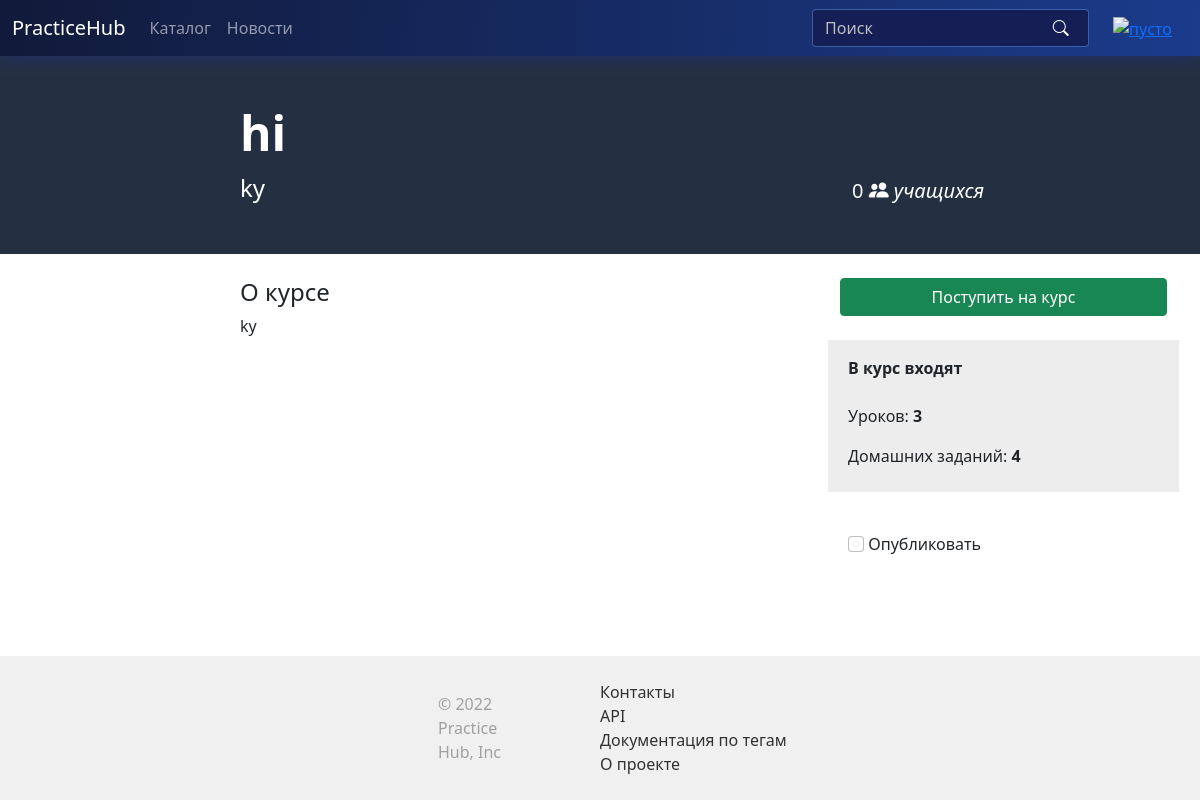
Page /courses/2 (signed in) on the earlier database version.
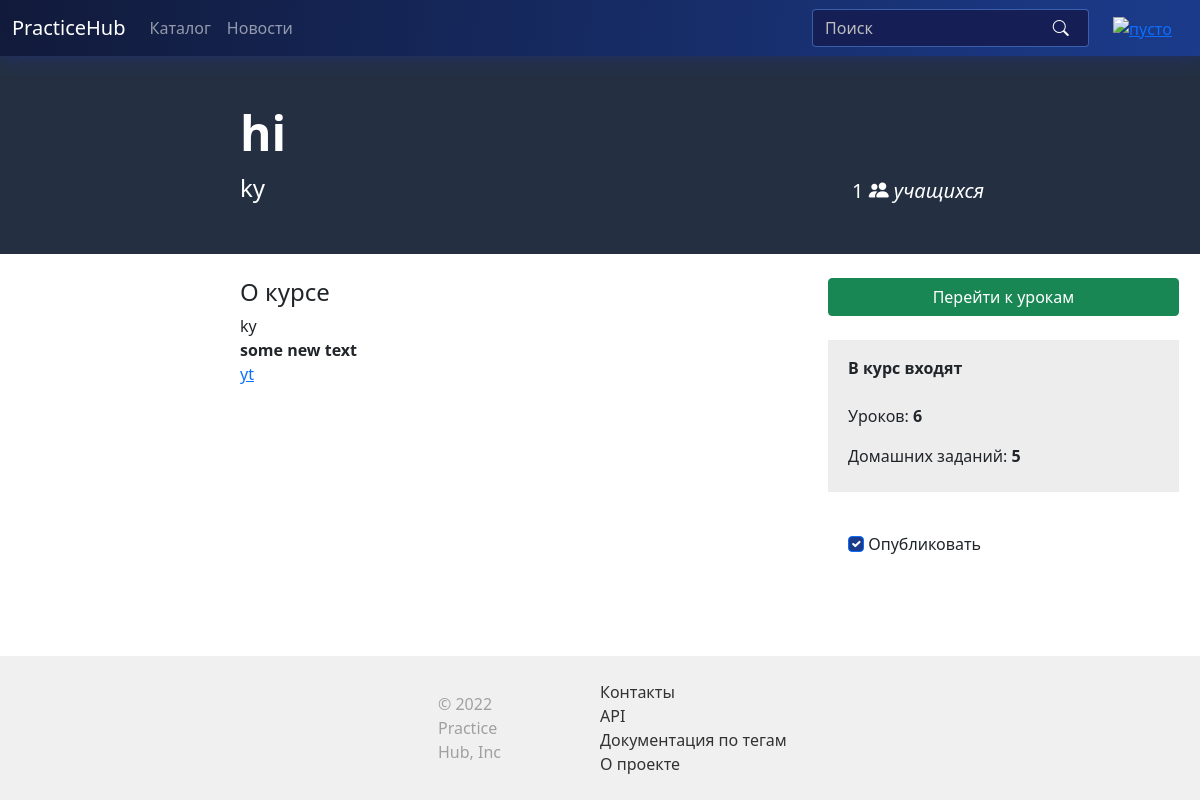
Same page on the later database version.
### models.py (models this page shows, shortened)
class Course(db.Model):
    id = db.Column(db.Integer, primary_key=True)
    name = db.Column(db.String(64), index=True, unique=True)
    author_id = db.Column(db.Integer, db.ForeignKey('user.id'))
    lessons = db.relationship('Lesson', backref='course', lazy='select', cascade="all, delete-orphan")
    desc = db.Column(db.Text, nullable=False)
    rating = db.Column(db.Integer, default=0)
    short_desc = db.Column(db.Text, nullable=False)
    img_path = db.Column(db.String(64))
    img_uuid = db.Column(db.String(64), index=True)
    is_published = db.Column(db.Boolean, default=False)
    tags = db.relationship('Tag', secondary=CoursesTags.__table__, backref='course')

### routes.py (the view)
@app.route('/<string:path>')
def get_file(path):
    return send_file(path)

### models.py (called while the page is built)
@login.user_loader
def load_user(id):
    return User.query.get(int(id))

### routes.py (called while the page is built, shortened)
@app.route('/courses/<int:course_id>', methods=['GET', 'POST'])
@login_required
def course(course_id):
    course = Course.query.filter_by(id=course_id).first_or_404()
    formatted_description = tag_parser.parse(course.desc, {}, True)
    hw_cnt = len(db.engine.execute(f"select p.add_task from page as p inner join lesson l on p.lesson_id = l.id where (p.add_task = 1) and (l.course_id = {course_id})").all())
    course_cnt = len(course.lessons)
    started = True if current_user in course.users else False
    return render_template('course.html', course=course, course_cnt=course_cnt, hw_cnt=hw_cnt, started=started, published=course.is_published, formatted_desc=formatted_description)

### tag_parser.py (called while the page is built, shortened)
def replace_string(string: str, rep: str, position: int, size=None) -> str:
    if not size:
        size = len(rep)
    return string[:position] + rep + string[position + size:]

def process_color_tags(string: str) -> str:
    original_string = string
    result = string
    color_entry = find_pattern(result, "[COLOR #******]")
    return result

### templates/course.html (shortened to what this page needs)
{% extends 'base.html' %}
{% block fullsize_content %}
<div class="container-fluid pt-5 my-auto pb-5 mb-4 px-0" style="background-color: #243042; overflow-x: hidden">
    <div class="row">
        <div class="col-md-6" style="margin-left: 20vw;">
            <h2 class="display-5 fw-bold" style="color: white;">{{ course.name }}</h2>
            <p class="fs-4 text-break mb-0 me-5 d-block" style="color: white;">
                 {{ course.short_desc }}
            </p>
        </div>
        <div class="col-md-4 me-auto align-self-end fs-5" style="color: white; width: auto; margin-right: 20vw;">
            {{ course.users|length }} <i class="bi bi-people-fill" style="color: white;"> учащихся</i><br>
        </div>
    </div>
</div>
<div class="container-fluid px-0">
    <div class="row w-100">
        <div class="col-md-6" style="margin-left: 20vw;">
            <h4>О курсе</h4>
            <p class="fs-6">{{ formatted_desc|safe }}</p>
        </div>
        <div class="col-md-4 me-auto" style="width: auto; margin-right: 20vw;">
            <div class="row">
                {% if started %}
                <a class="btn btn-success" href="{{ url_for('lessons', course_id=course.id) }}">Перейти к урокам</a>
                {% else %}
                <form action="" method="post">
                  <button class="btn btn-success w-100">Поступить на курс</button>
                </form>
                {% endif %}
            </div>
            <div class="row py-3 px-2 mt-4" style="background-color: #ededed;">
                <p class="fs-6 fw-bold">В курс входят</p>
                <div class="d-flex flex-column">
                    <span class="my-2">Уроков: <span class="fw-bold fs-6">{{ course_cnt }}</span></span>
                    <span class="my-2">Домашних заданий: <span class="fw-bold fs-6">{{ hw_cnt }}</span></span>
                </div>
            </div>
            {% if course.author_id == current_user.id %}
                <div class="row py-3 px-2 mt-4">
                    <form action="{{ url_for('on_publish', course_id=course.id) }}" method="post" id="published_form">
                        <input type="checkbox" class="form-check-input published_check" id="published_check" {% if published %} checked {% endif %}>
                        <label class="form-check-label" for="published_check">Опубликовать</label>
                    </form>
                </div>
            {% endif %}
        </div>
    </div>
</div>
{% endblock fullsize_content %}

Differences in the rows shown:
changed Course "hi": desc "ky" → (not shown)
Other differences:
{{ course.users|length }}: "0" → "1"
{{ course_cnt }}: "3" → "6"
{{ hw_cnt }}: "4" → "5"
form field if: "☐" → "☑"
text no longer shown: "Поступить на курс"
text now shown: "ky some new text yt Перейти к урокам"
